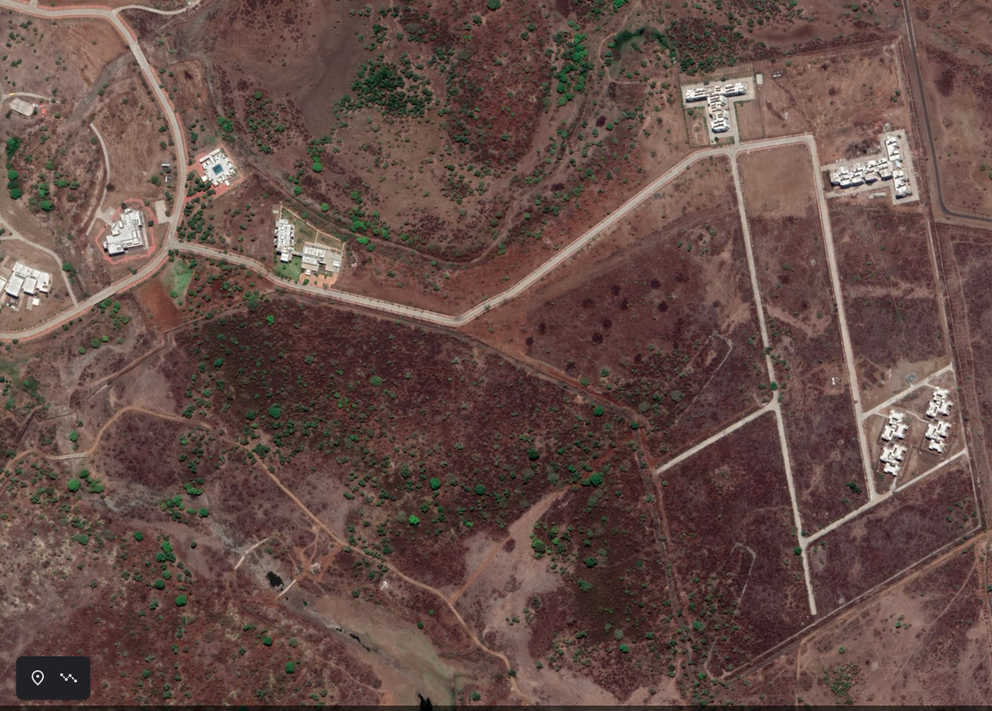
#> input picture Road-Network-Extraction/images/input2.png, 992 x 711 px, shrunk from 1287 x 923 before the run
$ python Main.py
#> lines starting #> are read from the running program, lines starting #| are printed output that depends on the picture; after the words box and inside, x2 and y2 are one past the last pixel; in counts of white or black regions, pixels touching at a corner belong together
import cv2 as cv
import matplotlib.pyplot as plt
import numpy as np
from sklearn.cluster import KMeans
epsilon = 40

'''Reading Image'''

imgPath = "./images/input2.png"
image = cv.imread(imgPath, 1)
#> image is the input picture: shape (711, 992, 3); mean B, G, R 70.9, 77.2, 101.1
cv.imshow('original image', image)
image_gray = cv.imread(imgPath, 0)
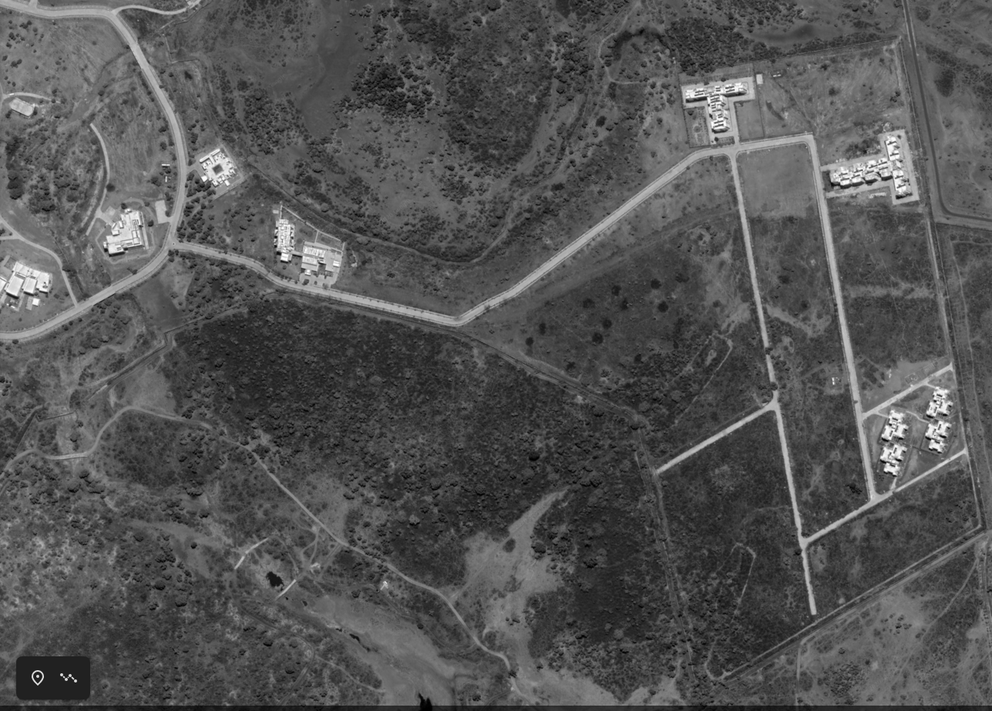
#> image_gray: shape (711, 992); min 0, max 255, mean 83.1
#converting images to 0-1 intensity values
image = image/255


'''Segmentation'''

# reshape 3 channel image into 2d space
pic_n = image.reshape(image.shape[0]*image.shape[1], image.shape[2])
# segment image into 4 clusters
kmeans = KMeans(n_clusters=4, random_state=0).fit(pic_n)
pic2show = kmeans.cluster_centers_[kmeans.labels_]
# reshape image to its original shape
cluster_pic = pic2show.reshape(image.shape[0], image.shape[1], image.shape[2])
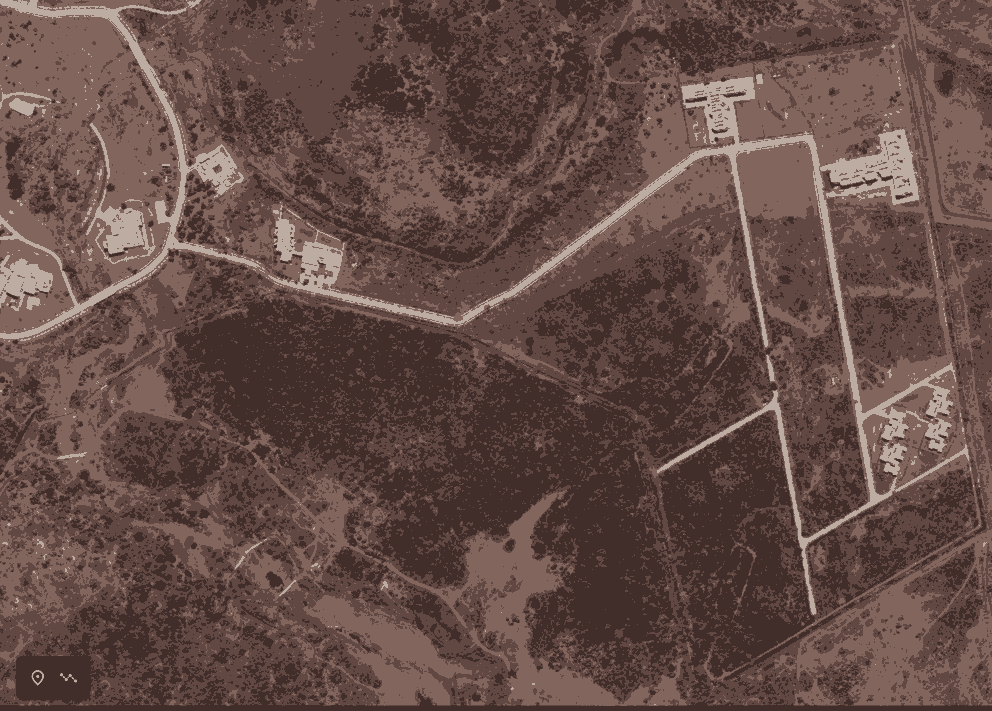
#> cluster_pic: shape (711, 992, 3) float64; mean B, G, R 0.278, 0.303, 0.396

# converting segmented image back to 0-255 intensity values
cluster_pic = cluster_pic*255
cluster_pic = np.uint8(cluster_pic)
img = cluster_pic


'''Grayscale image'''

# converting colour scale of image
img = cv.cvtColor(img,cv.COLOR_BGR2GRAY)
cv.imshow("gray_image", img)
histogram = cv.calcHist([img], [0], None, [256], [0, 256])
#> histogram = 256 values, max 281474 at index 79, min 0 at index 0, mean 2755.1
# finding intensity with max probability in histogram
maxIntensity = np.where(histogram == np.amax(histogram))[0][0]
#> maxIntensity = 79


'''Epsilon-Thresholding'''

# reshape 2D grayscale image into 1D array
gray_r = img.reshape(img.shape[0] * img.shape[1])
for i in range(gray_r.shape[0]):
    # level threshold peak intensity and its epsilon-neighbour to 255
    if abs(gray_r[i] - maxIntensity) <= epsilon:
        gray_r[i]=255
    else:
        gray_r[i]=0
img = gray_r.reshape(img.shape[0], img.shape[1])
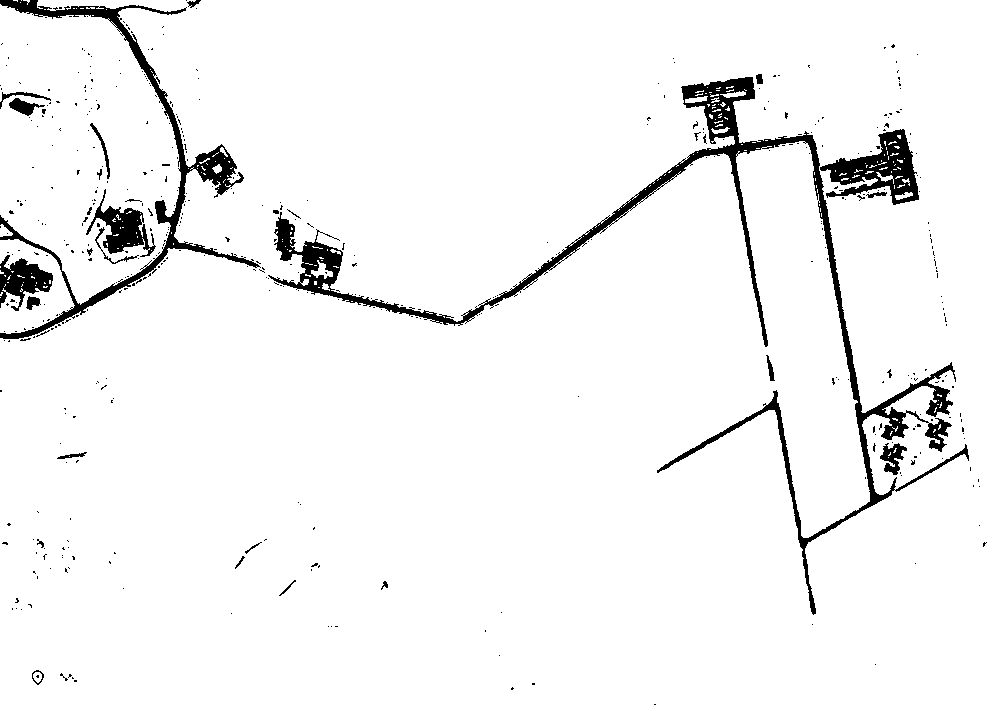
#> img: shape (711, 992); 95.4% white; 471 black regions (441 under 20 px), largest, box (x1, y1, x2, y2) and area: (268, 77, 969, 615) 15561, (0, 0, 261, 339) 6615, (820, 129, 919, 205) 3239
t = img
cv.imshow('thresholding', t)


'''edge detection'''

# Using laplacian method to detect edges
edges = cv.Laplacian(img, cv.CV_64F)
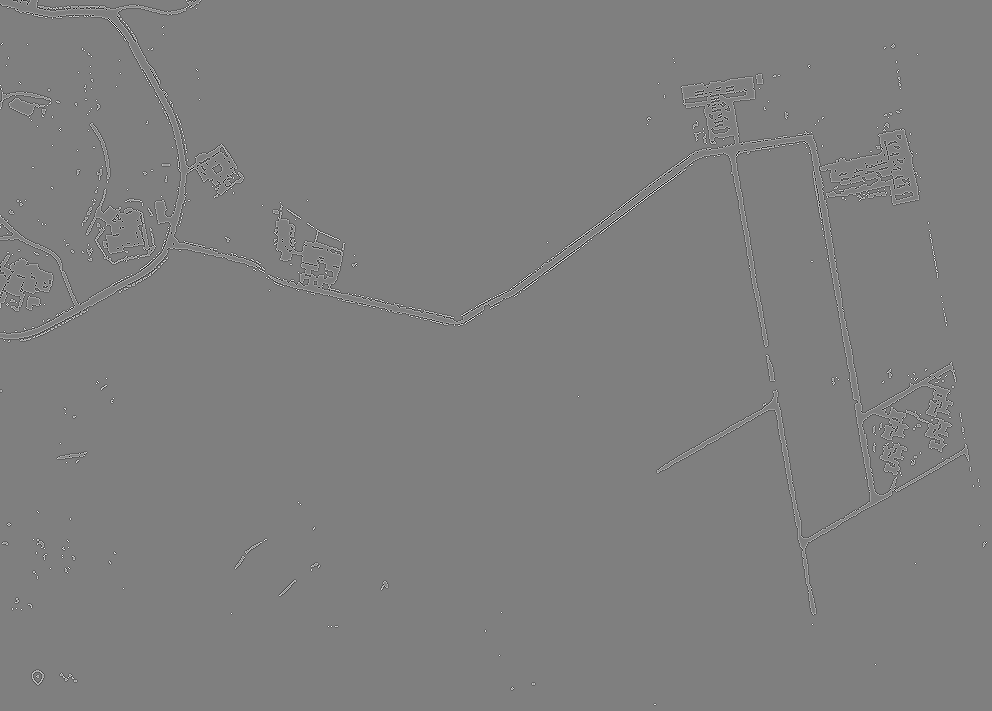
#> edges: shape (711, 992) float64; min -1020, max 1020, mean 0; drawn with min black and max white
cv.imshow('Edge detection', edges)
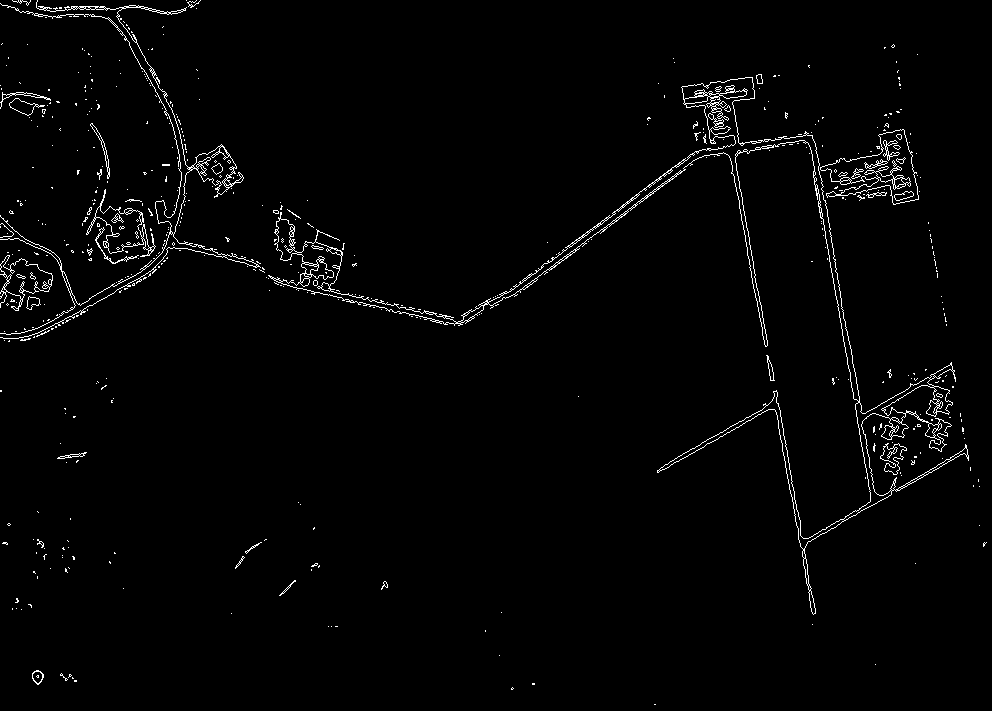
#> window 'Edge detection': shape (711, 992); 1.8% white in thin lines or dots

'''Overlay Extracted road image over original BnW image'''

overlay = cv.addWeighted(image_gray, 0.5, edges.astype(np.uint8), 0.5, 0)
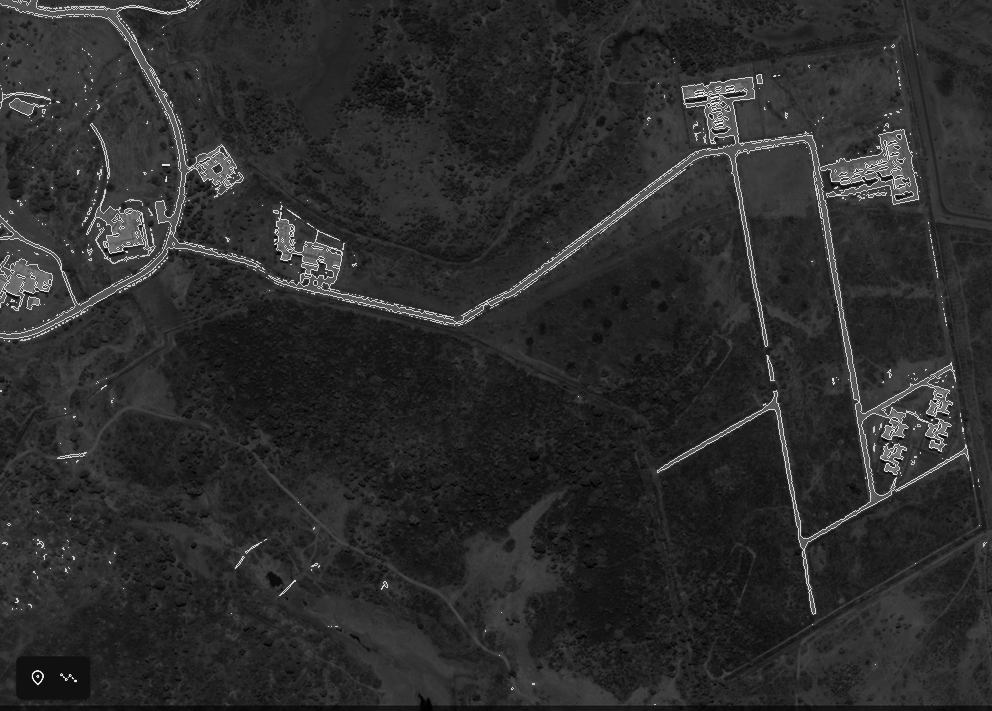
#> overlay: shape (711, 992); min 0, max 254, mean 43.9
cv.imshow('Overlay Image',overlay)


cv.waitKey(0)
cv.destroyAllWindows()

$ run again, with Road-Network-Extraction/images/input1.png copied over Road-Network-Extraction/images/input2.png
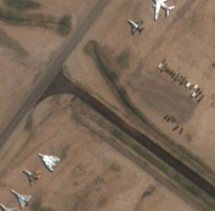
#> input picture Road-Network-Extraction/images/input1.png, 215 x 211 px
#> image is the input picture: shape (211, 215, 3); mean B, G, R 87.8, 106, 125.3
#> histogram = 256 values, max 24567 at index 123, min 0 at index 0, mean 177.2
#> maxIntensity = 123
#> `img = gray_r.reshape(img.shape[0], img.shape[1])`:
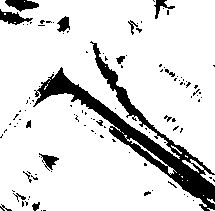
#> img: shape (211, 215); 85.8% white; 113 black regions (96 under 20 px), largest, box (x1, y1, x2, y2) and area: (33, 41, 215, 211) 4807, (5, 0, 39, 12) 251, (0, 9, 33, 25) 243
#> `overlay = cv.addWeighted(image_gray, 0.5, edges.astype(np.uint8), 0.5,..`:
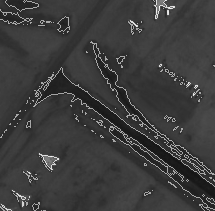
#> overlay: shape (211, 215); min 20, max 252, mean 60.6

$ run again, with Road-Network-Extraction/images/input3.png copied over Road-Network-Extraction/images/input2.png
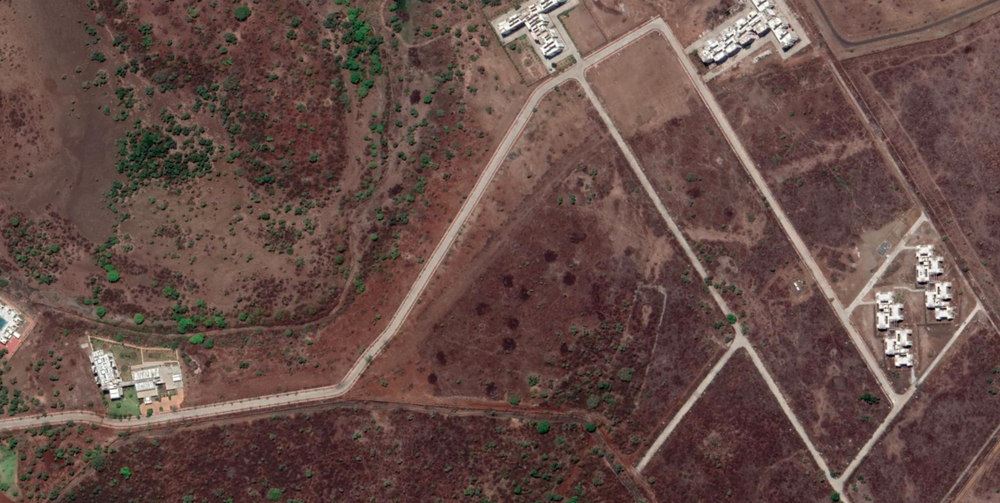
#> input picture Road-Network-Extraction/images/input3.png, 1000 x 503 px, shrunk from 1586 x 798 before the run
#> image is the input picture: shape (503, 1000, 3); mean B, G, R 71.4, 77.2, 101.7
#> histogram = 256 values, max 211374 at index 79, min 0 at index 0, mean 1964.8
#> maxIntensity = 79
#> `img = gray_r.reshape(img.shape[0], img.shape[1])`:
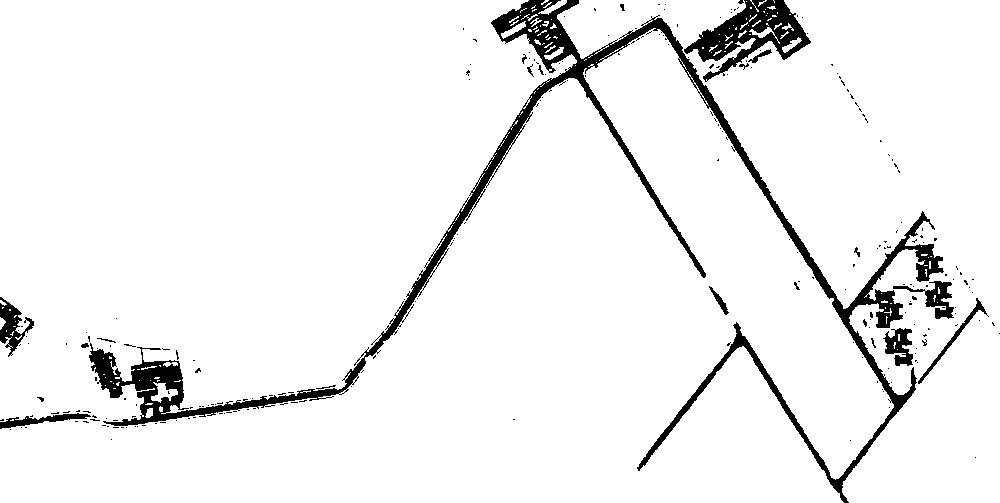
#> img: shape (503, 1000); 94.1% white; 239 black regions (220 under 20 px), largest, box (x1, y1, x2, y2) and area: (89, 0, 944, 503) 21084, (684, 0, 811, 82) 3948, (0, 297, 34, 357) 815
#> `overlay = cv.addWeighted(image_gray, 0.5, edges.astype(np.uint8), 0.5,..`:
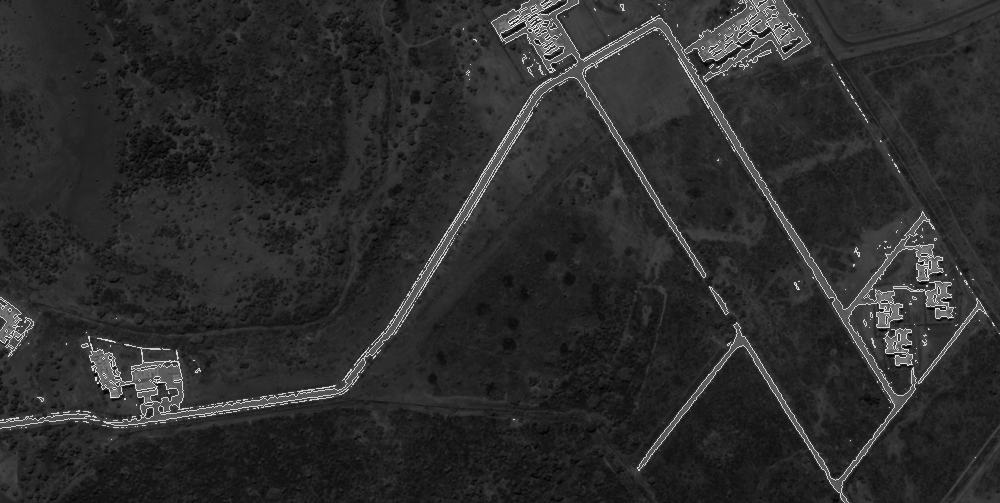
#> overlay: shape (503, 1000); min 0, max 250, mean 44.3
